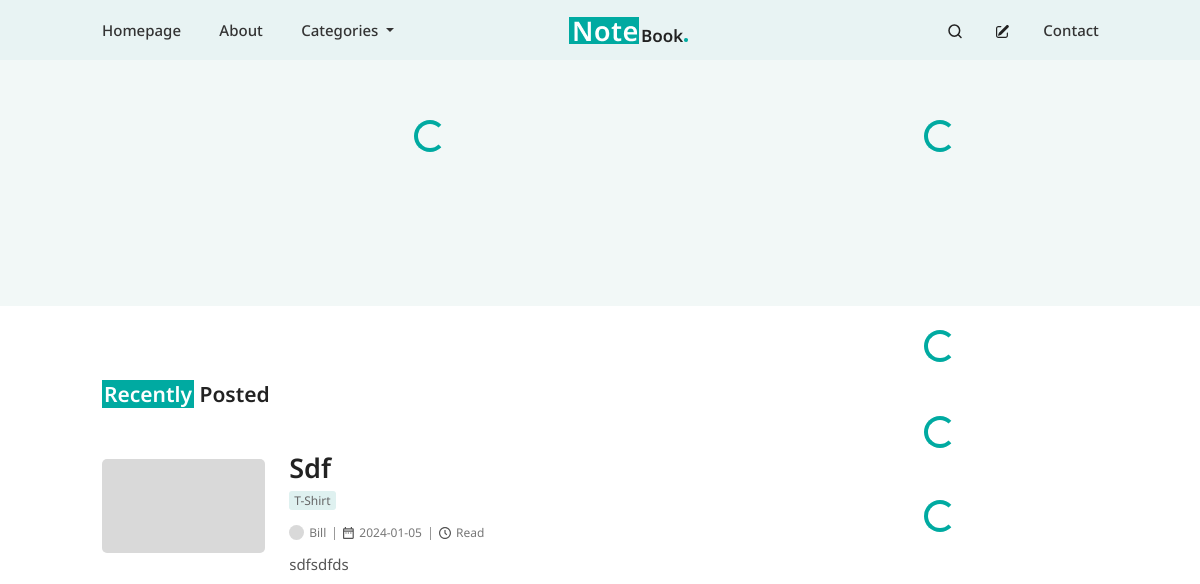
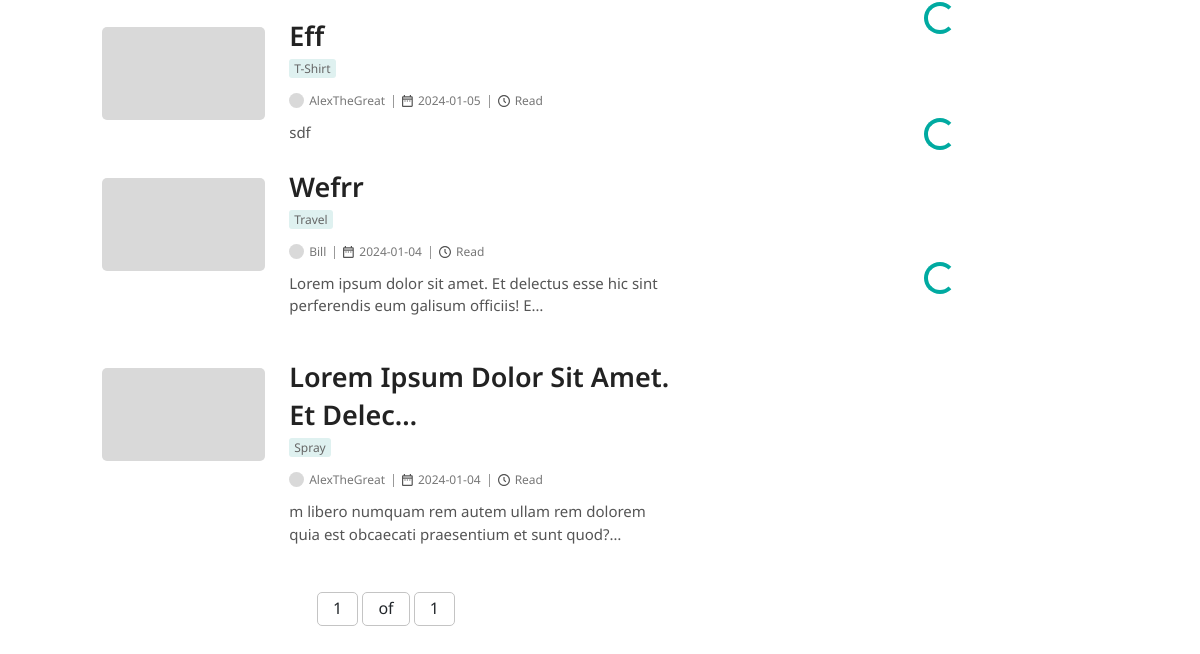
The app's page /, older data (2 pictures, top to bottom).
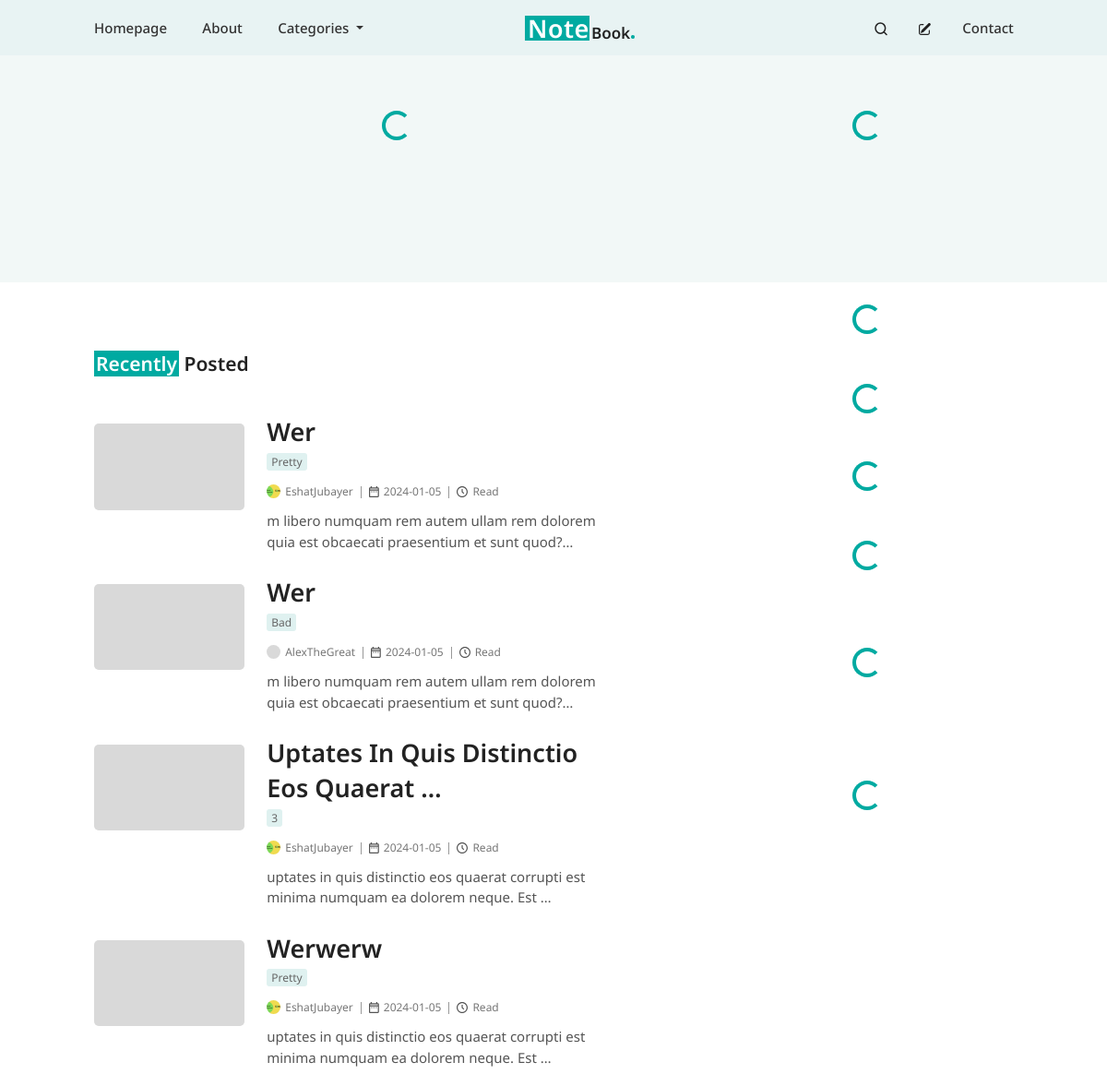
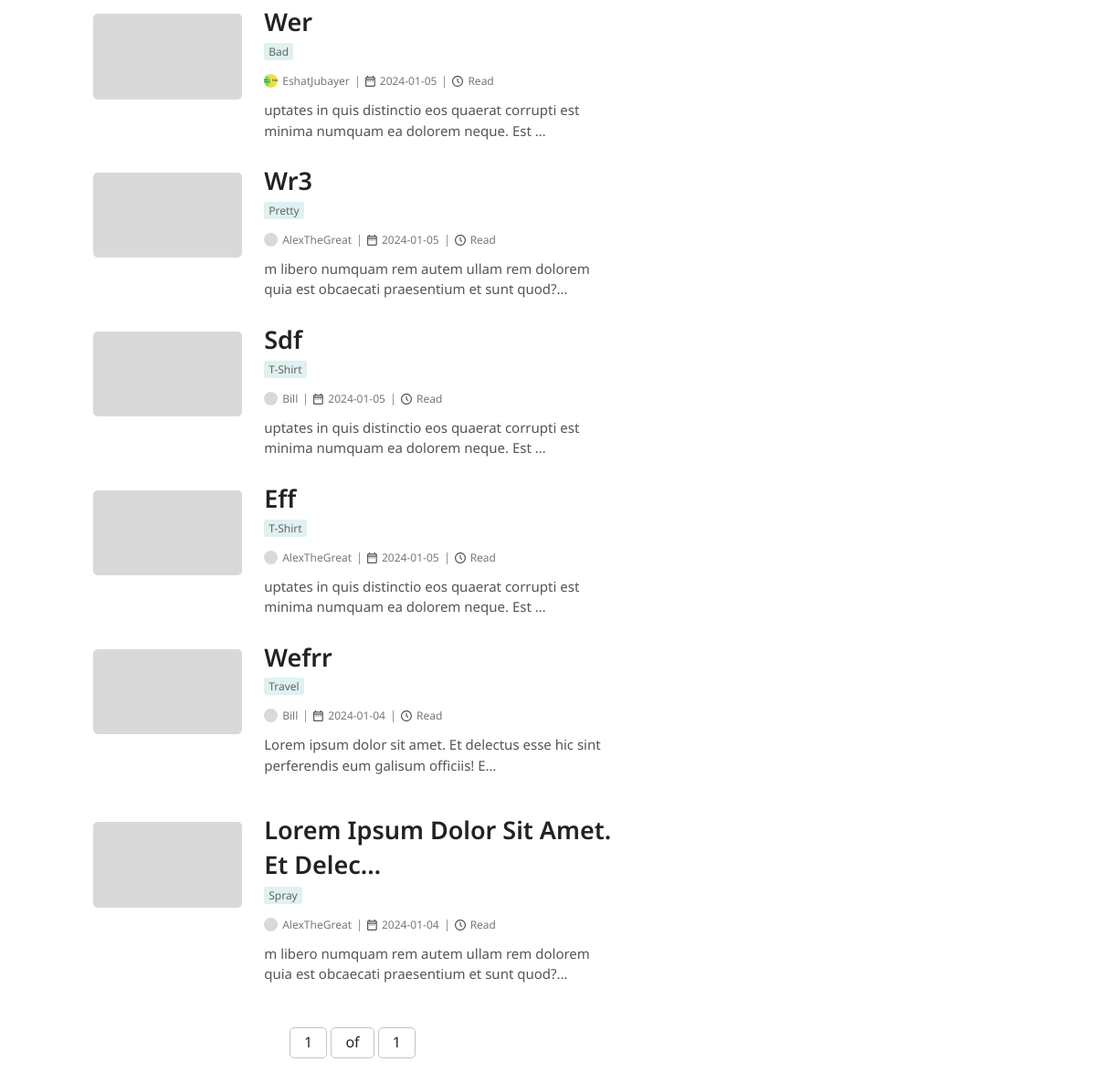
The same page, newer data (2 pictures, top to bottom).
### post/models.py (models this page shows, shortened)
class BlogPost(models.Model):
    author = models.ForeignKey(User, on_delete=models.CASCADE)
    title = models.CharField(max_length=200)
    content = models.TextField()
    category = models.ForeignKey(Category, on_delete=models.CASCADE,null=True)
    tags = models.ManyToManyField(Tag, blank=True, null=True)
    featured_image = models.ImageField(upload_to='featured_images/', default='featured_images/default_image.png', validators=[
                              FileExtensionValidator(['png', 'jpg', 'jpeg', 'gif'])], blank=True, null=True)
    created_at = models.DateTimeField(auto_now_add=True)
    updated_at = models.DateTimeField(auto_now=True)
    is_featured= models.BooleanField(default=False)
    views = models.PositiveIntegerField(default=0)
    banner_after_me=models.BooleanField(default=False)
    class Meta:
        ordering = ['-id']
    @property
    def readtime(self):
        result = of_html(self.content)
        return result.text

class Category(models.Model):
    name = models.CharField(max_length=100)
    def __str__(self):
        return self.name
    class Meta:
        ordering = ['-id']

### profiles/models.py (models this page shows, shortened)
class Profile(models.Model):
    user = models.OneToOneField(User, on_delete=models.CASCADE)
    avatar = models.ImageField(default='avatars/avatar.png', upload_to='avatars',validators=[
                              FileExtensionValidator(['png', 'jpg', 'jpeg', 'gif'])])
    profession = models.CharField(max_length=50, null=True, blank=True)
    about_me = models.CharField(max_length=300, null=True, blank=True)
    facebook_url = models.URLField(validators=[URLValidator()], blank=True, null=True)
    twitter_url = models.URLField(validators=[URLValidator()], blank=True, null=True)
    instagram_url = models.URLField(validators=[URLValidator()], blank=True, null=True)

### post/views.py (the view)
# urls.py: path('', include('post.urls')),
def post(request):
    queryset = BlogPost.objects.all()
    items_per_page = 10
    paginator = Paginator(queryset, items_per_page)
    page = request.GET.get('page')
    try:
        objects = paginator.page(page)
    except PageNotAnInteger:
        objects = paginator.page(1)
    except EmptyPage:
        objects = paginator.page(paginator.num_pages)
    return render (request, 'post.html', {'objects':  objects,} )

### post/templates/post.html (shortened to what this page needs)
{% extends 'base.html' %}
{% load static %}
{% block style %}
<link rel="stylesheet" type='text/css' href={% static 'post.css' %}>
{% endblock style %}
{% block content %}
<div id="first-section">
    <div class="container-fluid">
        <div class="row">
            <div class="col-lg-8">
                <div class="spinner-container text-center">
                    <div id="spinner-for-featured" style="color:#00AAA1" class="spinner-border" role="status">
                    </div>
                </div>
            </div>
            <div class="col-lg-4">
                <div class="spinner-container text-center">
                    <div id="spinner-for-most-popular" style="color:#00AAA1" class="spinner-border" role="status">
                    </div>
                </div>
                <div id="slide-container-popular">
                    <div class="swiper">
                    </div>
                </div>
            </div>
        </div>
    </div>
</div>
<div class="sec-section mt-4">
    <div class="container-fluid">
        <div class="row">
            <div style="padding-right:100px" class="col-lg-8 recent-post-first-col">
                <h2 class="recent-post-headline">
                    {% if objects %}
                    <h2 class="recent-post-headline">
                        <span class="recent-post-span">Recently</span> Posted
                    </h2>
                    {% endif %}
                </h2>
                <div class="recent-post-container">
                    {% for obj in objects %}
                    <div style="margin-bottom:35px" class="d-flex recent-post-row">
                        <div style="width:30%" class="me-4">
                            <img style="width: 100%; border-radius: 5px; object-fit: cover;"
                                src="{{obj.featured_image.url}}" alt="image">
                        </div>
                        <div style="width:70%" class="">
                            <h2 class="recent-post-title">{{ obj.title|truncatechars:40 | safe }}</h2>
                            <p style="margin-top:-17px; margin-bottom:20px" class="recent-post-category post-category">
                                <span class="post-category-span">{{obj.category}}</span>
                            </p>
                            <div class='recent-post-details d-flex'>
                                <div class='d-flex pe-2'>
                                    <img class='recent-post-author-image' alt="author-image"
                                        src="{{obj.author.profile.avatar.url}}" />
                                    <span class="post-details-text">
                                        {{ obj.author.username}}
                                </div>
                                <div class='recent-post-date-container d-flex px-2'>
                                    <span class="post-details-text">
                                        {{obj.created_at |date:"Y-m-d"}}
                                    </span>
                                </div>
                                <div class="d-flex px-2 recent-post-time-container">
                                    <span class="post-details-text"> {{obj.readtime}} Read </span>
                                </div>
                            </div>
                            <div class="recent-post-content">
                                {{ obj.content|truncatechars_html:90 | safe }}
                            </div>
                        </div>
                    </div>
                    {% endfor %}
                </div>
                <div class="pagination mb-5 mt-3 d-flex justify-content-center">
                    <span class="step-links">
                        <span class="current">
                            <span class="recent-middle-num">{{ objects.number }}</span>
                            <span class="recent-middle-num"> of</span>
                            <span class="recent-middle-num">{{ objects.paginator.num_pages }}</span>
                        </span>
                    </span>
                </div>
            </div>
            <div class="col-lg-4 recent-post-sec-col">
                {% include 'sidebar.html' %}
            </div>
        </div>
    </div>
</div>
{% endblock content %}

### templates/base.html (shortened to what this page needs)
{% load static %}
<!doctype html>
<html lang="en">
<head>
    <link href="https://cdn.jsdelivr.net/npm/bootstrap@5.3.2/dist/css/bootstrap.min.css" rel="stylesheet"
>
    <link rel="stylesheet" href="https://cdn.jsdelivr.net/npm/swiper@11/swiper-bundle.min.css" />
    <link rel="stylesheet" type='text/css' href={% static 'base.css' %}>
    {% block style %}
    {% endblock style %}
</head>
<body>
    {% include 'navbar.html' %}
    <div>
        {% block content %}
        {% endblock content %}
    </div>
</body>
</html>

### templates/navbar.html (shortened to what this page needs)
{% load static %}
<head>
    <link rel="stylesheet" type='text/css' href={% static 'navbar.css' %}>
</head>
<div class="custom-navbar">
    <div class="container-fluid">
        <div class="first-div">
            <ul class="custom-left-items">
                <li><a class="desktop-menu" href="">Homepage</a></li>
                <li><a class="desktop-menu" href="">About</a></li>
                <li>
                    <div class="dropdown">
                        <a class="dropdown-toggle  desktop-menu" href="#" role="button" data-bs-toggle="dropdown"
                            aria-expanded="false">
                            Categories
                        </a>
                    </div>
                </li>
            </ul>
        </div>
        <div class="mid-div">
            <div> <img class="logo" style="margin-top:-3px;" src="{% static 'logo.png' %}" alt="logo">
            </div>
        </div>
        <div class="last-div">
            <ul class="custom-right-items">
                <li>
                    <a class="prev-icon" href=""></a>
                </li>
                <li>
                    <a class="prev-icon" href=""></a>
                </li>
                <li><a class="desktop-menu" href="">Contact</a></li>
            </ul>
        </div>
    </div>
</div>

### templates/sidebar.html (shortened to what this page needs)
{% load static %}
<head>
    <link rel="stylesheet" type='text/css' href={% static 'sidebar.css' %}>
</head>
<div class="sidebar">
    <div class="spinner-container text-center">
        <div id="spinner-for-top-authors" style="color:#00AAA1" class="spinner-border" role="status">
        </div>
    </div>
    <div class="spinner-container text-center">
        <div id="spinner-for-ad" style="color:#00AAA1" class="spinner-border" role="status">
        </div>
    </div>
    <div class="spinner-container mt-5 text-center">
        <div id="spinner-for-category" style="color:#00AAA1" class="spinner-border" role="status">
        </div>
    </div>
    <div class="spinner-container mt-5 text-center">
        <div id="spinner-for-todays-update" style="color:#00AAA1" class="spinner-border" role="status">
        </div>
    </div>
    <div class="spinner-container mt-5 text-center">
        <div id="spinner-for-insta-posts" style="color:#00AAA1" class="spinner-border" role="status">
        </div>
    </div>
    <div class="spinner-container mt-5 text-center">
        <div id="spinner-for-tags-sidebar" style="color:#00AAA1" class="spinner-border" role="status">
        </div>
    </div>
</div>

### static/base.css (style rules this page uses)
body { font-family: 'Noto Sans', sans-serif; margin: 0; padding: 0; box-sizing: border-box; }

### post/static/post.css (style rules this page uses)
#first-section { background: #F2F8F7; padding-top: 60px; padding-bottom: 80px }
#first-section .container-fluid { width: 85% !important; }
.post-category { color: #666; font-family: "Noto Sans"; font-size: 12px; font-style: normal; font-weight: 400; line-height: 100%; text-transform: capitalize; border-radius: 3px; margin-bottom: 7px; padding-top: 10px }
.post-category-span { background: #DFF1F0; border-radius: 3px; padding: 1px 5px }
.swiper { margin-top: 40px }
#slide-container-popular { padding-left: 10px }
.sec-section .container-fluid { width: 85% !important; }
.recent-post-container { display: flex; flex-direction: column; }
.recent-post-title { color: #222; font-family: "Noto Sans"; font-size: 27px; font-style: normal; font-weight: 600; line-height: 140%; text-transform: capitalize; margin-bottom: 15px; margin-top: -10px }
.recent-post-author-image { width: 15px; height: 15px; border-radius: 50%; object-fit: cover; margin-top: -2px; }
.recent-post-details .post-details-text { color: #777; font-family: "Noto Sans"; font-size: 12px; font-style: normal; font-weight: 400; line-height: 100%; text-transform: capitalize; margin-left: 5px; }
.recent-post-date-container { border-left: 1px solid #999; }
.recent-post-time-container { border-left: 1px solid #999; }
.recent-post-content { color: #555; font-family: "Noto Sans"; font-size: 15px; font-style: normal; font-weight: 400; line-height: 150%; margin-top: 13px }
.recent-middle-num { padding: 4px 15px 6px 15px; border: 1px solid #C4C4C4; border-radius: 5px; }
.recent-post-headline { color: #222; font-family: "Noto Sans"; font-size: 21px; font-style: normal; font-weight: 600; line-height: 140%; text-transform: capitalize; margin: 50px 0px }
.recent-post-span { color: #FFF; background-color: #00AAA1; padding: 0px 2px; }

### static/navbar.css (style rules this page uses)
.custom-navbar { background: #E8F3F3; height: 60px; line-height: 60px; }
.custom-navbar .container-fluid { display: flex; justify-content: space-between; width: 88%; }
.custom-navbar .custom-left-items { margin: 0; padding: 0; }
.custom-navbar .custom-right-items { margin: 0px 25px 0px 0px; padding: 0; }
.custom-navbar .custom-left-items li { display: inline-block; }
.custom-navbar .custom-right-items li { display: inline-block; }
.custom-navbar li a { color: #333; font-family: "Noto Sans"; font-size: 15px; font-style: normal; font-weight: 500; line-height: 100%; text-transform: capitalize; text-decoration: none; margin-left: 30px }
.logo { margin-left: -55px }
@media screen and (max-width: 1600px) { .custom-navbar .container-fluid { width: 89%; } }
@media screen and (max-width: 1366px) { .custom-navbar .container-fluid { width: 90%; } }

Row changes from the older to the newer data that the page shows:
added BlogPost: featured_image (placeholder picture), title "Wer", category "Pretty", author.profile.avatar (picture), author.username "EshatJubayer", created_at "2024-01-05", content "m libero numquam rem autem ullam rem dolorem quia est obcaecati praesentium et sunt quod?…"
added BlogPost: featured_image (placeholder picture), title "Wer", category "Bad", author.profile.avatar (placeholder picture), author.username "AlexTheGreat", created_at "2024-01-05", content "m libero numquam rem autem ullam rem dolorem quia est obcaecati praesentium et sunt quod?…"
added BlogPost: featured_image (placeholder picture), title "Uptates In Quis Distinctio Eos Quaerat …", category "3", author.profile.avatar (picture), author.username "EshatJubayer", created_at "2024-01-05", content "uptates in quis distinctio eos quaerat corrupti est minima numquam ea dolorem neque. Est …"
added BlogPost: featured_image (placeholder picture), title "Werwerw", category "Pretty", author.profile.avatar (picture), author.username "EshatJubayer", created_at "2024-01-05", content "uptates in quis distinctio eos quaerat corrupti est minima numquam ea dolorem neque. Est …"
added BlogPost: featured_image (placeholder picture), title "Wer", category "Bad", author.profile.avatar (picture), author.username "EshatJubayer", created_at "2024-01-05", content "uptates in quis distinctio eos quaerat corrupti est minima numquam ea dolorem neque. Est …"
added BlogPost: featured_image (placeholder picture), title "Wr3", category "Pretty", author.profile.avatar (placeholder picture), author.username "AlexTheGreat", created_at "2024-01-05", content "m libero numquam rem autem ullam rem dolorem quia est obcaecati praesentium et sunt quod?…"
changed BlogPost "Sdf": content "sdfsdfds" → "uptates in quis distinctio eos quaerat corrupti est minima numquam ea dolorem neque. Est …"
changed BlogPost "Eff": content "sdf" → "uptates in quis distinctio eos quaerat corrupti est minima numquam ea dolorem neque. Est …"
